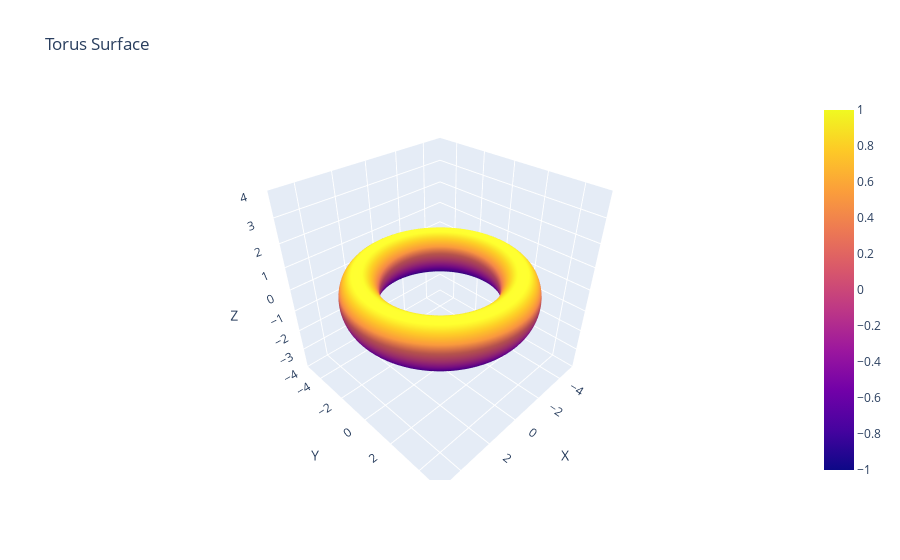

Write notebook code for a chart like this one.
### Markdown cell above
# Figure Generation

### Code cell
# from torus_math import Torus
import numpy as np

# torus = Torus(a=1, c=4)
# immersion = torus.immersion

import plotly.graph_objects as go
from plotly.subplots import make_subplots

a, c = 1, 4  # Major and minor radii of the torus
def immersion(point):
    """Immersion."""
    device = torch.device("cuda" if torch.cuda.is_available() else "cpu")
    x = point[..., 0]
    y = point[..., 1]
    X = (c + a * torch.cos(y)) * torch.cos(x)
    Y = (c + a * torch.cos(y)) * torch.sin(x)
    Z = a * torch.sin(y)
    return torch.stack(
        [X, Y, Z],
        axis=-1,
    ).to(device)


X = np.linspace(0, 2*torch.pi, 100)
Y = np.linspace(0, 2*torch.pi, 100)
XX, YY = map(torch.tensor, np.meshgrid(X, Y))
pts = torch.stack((XX, YY), dim=-1)  # Create a grid of 2D points
Z = immersion(pts)  # Map the 2D points to 3D using the immersion function

fig = go.Figure(data=[go.Surface(z=Z[..., 2].cpu().numpy(), x=Z[..., 0].cpu().numpy(), y=Z[..., 1].cpu().numpy())])
fig.update_layout(
    title='Torus Surface',
    scene=dict(
        xaxis_title='X',
        yaxis_title='Y',
        zaxis=dict(title='Z', range=[-4, 4])  # Set z-axis range
    )
)


traj = immersion(pos[0])
fig.add_trace(go.Scatter3d(x=traj[:, 0].detach().numpy(), y=traj[:, 1].detach().numpy(), z=traj[:, 2].detach().numpy(), mode='lines', name='Trajectory', line=dict(color='red', width=4)))
fig.show()

### Figure 1 — Plotly figure (JSON) as saved in the notebook; plotly's stock layout.template omitted (floating-point values rounded to 4 significant figures; data arrays with more than 128 entries replaced by an {"elided": "..."} marker saying what was removed)
{"data": [{"type": "surface", "x": {"elided": "100x100 float values"}, "y": {"elided": "100x100 float values"}, "z": {"elided": "100x100 float values"}}, {"line": {"color": "red", "width": 4}, "mode": "lines", "name": "Trajectory", "type": "scatter3d", "x": [3.636, 3.544, 3.476, 3.471, 3.523, 3.472, 3.478, 3.439, 3.493, 3.549, 3.516, 3.579, 3.589, 3.635, 3.706, 3.727, 3.797, 3.803, 3.77, 3.754, 3.8, 3.871, 3.936, 3.984, 4.007, 4.023, 4.093, 4.063, 4.143, 4.188, 4.253, 4.343, 4.4, 4.438, 4.5, 4.443, 4.508, 4.507, 4.474, 4.391, 4.355, 4.315, 4.318, 4.254, 4.179, 4.101, 4.181, 4.236, 4.164, 4.131, 4.087, 4.143, 4.164, 4.153, 4.096, 4.111, 4.086, 4.11, 4.113, 4.084, 4.107, 4.152, 4.192, 4.15, 4.073, 4.078, 4.144, 4.116, 4.195, 4.264, 4.177, 4.245, 4.265, 4.318, 4.373, 4.331, 4.337, 4.35, 4.379, 4.337, 4.299, 4.327, 4.261, 4.237, 4.218, 4.263, 4.246, 4.185, 4.145, 4.13, 4.031, 3.996, 4.028, 4.056, 4.033, 4.047, 3.96, 3.913, 3.891, 3.926], "y": [-0.6831, -0.6734, -0.6322, -0.5469, -0.5375, -0.4797, -0.382, -0.3941, -0.4575, -0.4424, -0.4773, -0.5223, -0.4461, -0.4392, -0.4706, -0.4794, -0.438, -0.4882, -0.4878, -0.4027, -0.3598, -0.3331, -0.3013, -0.2504, -0.187, -0.1356, -0.1642, -0.06727, -0.05111, -0.05789, -0.1044, -0.1004, -0.03742, -0.09692, -0.06394, -0.05023, -0.05757, 0.007671, 0.08034, 0.08487, 0.05971, 0.1112, 0.02968, 0.06974, 0.11, 0.1552, 0.1963, 0.1445, 0.07528, 0.08595, 0.04442, -0.006838, 0.02621, 0.07504, 0.06038, -0.03236, -0.0311, 0.02524, 0.004133, 0.06122, -0.02735, -0.1057, -0.05973, 0.01149, -0.03001, -0.0729, -0.01763, 0.007577, -0.04243, -0.06264, -0.06704, -0.09422, -0.09346, -0.1187, -0.1745, -0.1244, -0.1014, -0.1254, -0.08364, -0.1466, -0.1272, -0.1484, -0.08233, -0.1714, -0.1476, -0.07974, -0.09629, -0.1282, -0.1966, -0.29, -0.2827, -0.1827, -0.1984, -0.1901, -0.2673, -0.2411, -0.234, -0.1642, -0.2245, -0.2197], "z": [-0.9537, -0.9198, -0.8842, -0.8741, -0.8998, -0.8689, -0.8657, -0.8425, -0.8786, -0.906, -0.8921, -0.9239, -0.9238, -0.941, -0.9644, -0.9703, -0.984, -0.9862, -0.98, -0.9744, -0.9832, -0.9934, -0.9986, -1.0, -0.9999, -0.9997, -0.9954, -0.998, -0.9897, -0.9821, -0.9671, -0.9389, -0.9164, -0.8984, -0.866, -0.8962, -0.8614, -0.862, -0.8803, -0.92, -0.9347, -0.9487, -0.9479, -0.967, -0.9835, -0.9946, -0.9826, -0.9711, -0.9864, -0.9913, -0.9962, -0.9898, -0.9864, -0.988, -0.9953, -0.9938, -0.9963, -0.994, -0.9936, -0.9965, -0.9942, -0.9882, -0.9813, -0.9887, -0.9973, -0.9969, -0.9896, -0.9932, -0.9808, -0.9645, -0.9841, -0.9693, -0.9639, -0.9474, -0.9264, -0.9429, -0.941, -0.9362, -0.9249, -0.9408, -0.9538, -0.9442, -0.965, -0.9707, -0.9753, -0.9646, -0.9689, -0.9823, -0.9887, -0.9901, -0.9992, -1.0, -0.9995, -0.9982, -0.9991, -0.9985, -0.9995, -0.9965, -0.9948, -0.9977]}], "layout": {"scene": {"xaxis": {"title": {"text": "X"}}, "yaxis": {"title": {"text": "Y"}}, "zaxis": {"range": [-4, 4], "title": {"text": "Z"}}}, "title": {"text": "Torus Surface"}}}
